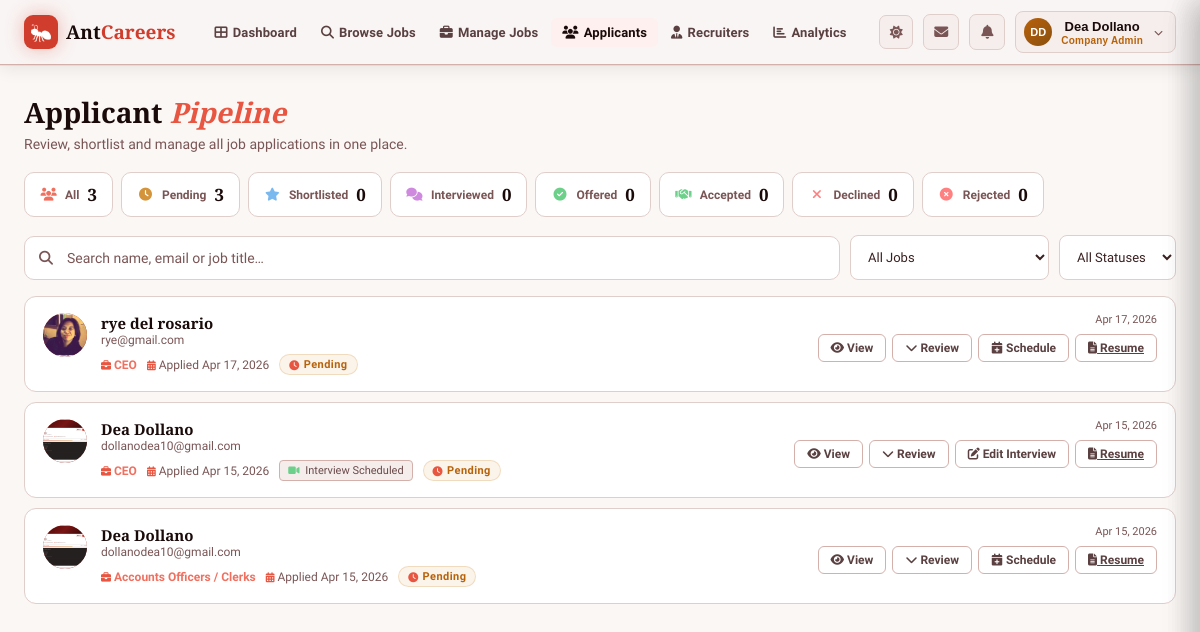
Screenshot of /employer/employer_applicants.php (signed in) with the database file from the repository.
### tables this page shows
CREATE TABLE `applications` (
  `id` int(10) UNSIGNED NOT NULL,
  `job_id` int(10) UNSIGNED NOT NULL,
  `seeker_id` int(10) UNSIGNED NOT NULL,
  `cover_letter` text DEFAULT NULL,
  `resume_url` varchar(500) DEFAULT NULL,
  `status` enum('Pending','Reviewed','Shortlisted','Interviewed','Rejected','Offered','Accepted','Declined') NOT NULL DEFAULT 'Pending',
  `employer_notes` text DEFAULT NULL,
  `applied_at` datetime NOT NULL DEFAULT current_timestamp(),
  `reviewed_at` datetime DEFAULT NULL,
  `updated_at` datetime NOT NULL DEFAULT current_timestamp() ON UPDATE current_timestamp()
);

CREATE TABLE `users` (
  `id` int(10) UNSIGNED NOT NULL,
  `email` varchar(255) NOT NULL,
  `password_hash` varchar(255) NOT NULL,
  `full_name` varchar(150) DEFAULT NULL,
  `account_type` enum('seeker','employer','admin','recruiter') NOT NULL DEFAULT 'seeker',
  `is_verified` tinyint(1) NOT NULL DEFAULT 0,
  `is_active` tinyint(1) NOT NULL DEFAULT 1,
  `must_change_password` tinyint(1) NOT NULL DEFAULT 0,
  `contact` varchar(30) DEFAULT NULL,
  `company_name` varchar(150) DEFAULT NULL,
  `avatar_url` varchar(500) DEFAULT NULL,
  `last_login_at` datetime DEFAULT NULL,
  `created_at` datetime NOT NULL DEFAULT current_timestamp(),
  `updated_at` datetime NOT NULL DEFAULT current_timestamp() ON UPDATE current_timestamp()
);

CREATE TABLE `jobs` (
  `id` int(10) UNSIGNED NOT NULL,
  `employer_id` int(10) UNSIGNED NOT NULL,
  `recruiter_id` int(10) UNSIGNED DEFAULT NULL,
  `title` varchar(200) NOT NULL,
  `description` text DEFAULT NULL,
  `requirements` text DEFAULT NULL,
  `location` varchar(200) DEFAULT NULL,
  `job_type` enum('Full-time','Part-time','Contract','Freelance','Internship','Remote') NOT NULL DEFAULT 'Full-time',
  `setup` enum('On-site','Remote','Hybrid') NOT NULL DEFAULT 'On-site',
  `status` enum('Active','Closed','Draft') NOT NULL DEFAULT 'Active',
  `approval_status` enum('pending','approved','rejected') NOT NULL DEFAULT 'approved',
  `deadline` date DEFAULT NULL,
  `salary_min` decimal(10,2) DEFAULT NULL,
  `salary_max` decimal(10,2) DEFAULT NULL,
  `salary_currency` varchar(10) DEFAULT 'PHP',
  `industry` varchar(100) DEFAULT NULL,
  `experience_level` enum('Entry','Junior','Mid','Senior','Lead','Executive') DEFAULT NULL,
  `skills_required` text DEFAULT NULL,
  `created_at` datetime NOT NULL DEFAULT current_timestamp(),
  `updated_at` datetime NOT NULL DEFAULT current_timestamp() ON UPDATE current_timestamp()
);

### employer/employer_applicants.php (the view, shortened to what this page needs)
<?php
$uid          = (int)$_SESSION['user_id'];
$applicants   = [];
$sCounts      = ['Pending'=>0,'Reviewed'=>0,'Shortlisted'=>0,'Interviewed'=>0,'Rejected'=>0,'Offered'=>0,'Accepted'=>0,'Declined'=>0];
$total        = 0;
try {
    $db = getDB();
    try {
        $db->prepare("
            UPDATE interview_schedules
            SET status='Cancelled', updated_at=NOW()
            WHERE employer_id=? AND status='Scheduled'
              AND id NOT IN (
                SELECT keep_id FROM (
                    SELECT MAX(id) AS keep_id FROM interview_schedules
                    WHERE employer_id=? AND status='Scheduled'
                    GROUP BY application_id
                ) AS keep_tbl
              )
        ")->execute([$uid, $uid]);
    } catch (PDOException $ignore) {}
    $sc = $db->prepare("SELECT a.status,COUNT(*) AS c FROM applications a JOIN jobs j ON j.id=a.job_id WHERE j.employer_id=? GROUP BY a.status");
    $sc->execute([$uid]);
    foreach ($sc->fetchAll(PDO::FETCH_ASSOC) as $r) {
        if (isset($sCounts[$r['status']])) $sCounts[$r['status']] = (int)$r['c'];
    }
    $total = array_sum($sCounts);
    $st=$db->prepare("SELECT a.id AS app_id,a.status,a.cover_letter,a.resume_url,a.applied_at,a.reviewed_at,a.employer_notes,u.id AS seeker_id,u.full_name AS seeker_name,u.email AS seeker_email,u.avatar_url AS seeker_avatar,j.id AS job_id,j.title AS job_title,j.job_type,j.setup,j.location AS job_location,sr.file_path AS resume_path,(SELECT COUNT(*) FROM interview_schedules i WHERE i.application_id=a.id AND i.status='Scheduled') AS has_interview,iv_cur.interview_type AS iv_type,iv_cur.scheduled_at AS iv_date,iv_cur.meeting_link AS iv_link,iv_cur.location AS iv_location,iv_cur.venue_name AS iv_venue,iv_cur.full_address AS iv_address,iv_cur.map_link AS iv_map,iv_cur.phone_number AS iv_phone,iv_cur.contact_person AS iv_contact,iv_cur.notes AS iv_notes FROM applications a JOIN jobs j ON j.id=a.job_id JOIN users u ON u.id=a.seeker_id LEFT JOIN seeker_resumes sr ON sr.user_id=u.id AND sr.is_active=1 LEFT JOIN interview_schedules iv_cur ON iv_cur.application_id=a.id AND iv_cur.status='Scheduled' WHERE j.employer_id=? GROUP BY a.id ORDER BY FIELD(a.status,'Pending','Reviewed','Shortlisted','Offered','Rejected'),a.applied_at DESC");
    $st->execute([$uid]);
    $applicants=$st->fetchAll(PDO::FETCH_ASSOC);
} catch(Exception $e) {
    $dbErr=true;
    error_log('[AntCareers] applicants fetch: '.$e->getMessage());
}
$smeta=['Pending'=>['c'=>'amber','i'=>'fa-clock'],'Reviewed'=>['c'=>'blue','i'=>'fa-eye'],'Shortlisted'=>['c'=>'green','i'=>'fa-star'],'Interviewed'=>['c'=>'blue','i'=>'fa-video'],'Rejected'=>['c'=>'red','i'=>'fa-times-circle'],'Offered'=>['c'=>'purple','i'=>'fa-check-circle'],'Accepted'=>['c'=>'green','i'=>'fa-handshake'],'Declined'=>['c'=>'red','i'=>'fa-times']];
?>
<!DOCTYPE html>
<html lang="en">
<head>
  <link rel="stylesheet" href="https://cdnjs.cloudflare.com/ajax/libs/font-awesome/6.4.0/css/all.min.css">
</head>
<body>
<?php require_once dirname(__DIR__) . '/includes/navbar_employer.php'; ?>
<div class="page-shell">
  <h1 class="page-title">Applicant <span>Pipeline</span></h1>
  <p class="page-sub">Review, shortlist and manage all job applications in one place.</p>
  <div class="stats-row" id="statsRow">
    <div class="stat-pill active" data-filter="">
      <i class="fas fa-users sp-icon" style="color:var(--red-pale)"></i>
      <span class="sp-label">All</span>
      <span class="sp-count" id="cnt-all"><?= $total ?></span>
    </div>
    <div class="stat-pill" data-filter="Pending">
      <i class="fas fa-clock sp-icon" style="color:#D4943A"></i>
      <span class="sp-label">Pending</span>
      <span class="sp-count" id="cnt-Pending"><?= $sCounts['Pending'] ?></span>
    </div>
    <div class="stat-pill" data-filter="Shortlisted">
      <i class="fas fa-star sp-icon" style="color:#7ab8f0"></i>
      <span class="sp-label">Shortlisted</span>
      <span class="sp-count" id="cnt-Shortlisted"><?= $sCounts['Shortlisted'] ?></span>
    </div>
    <div class="stat-pill" data-filter="Interviewed">
      <i class="fas fa-comments sp-icon" style="color:#cf8ae0"></i>
      <span class="sp-label">Interviewed</span>
      <span class="sp-count" id="cnt-Interviewed"><?= $sCounts['Interviewed'] ?></span>
    </div>
    <div class="stat-pill" data-filter="Offered">
      <i class="fas fa-check-circle sp-icon" style="color:#6ccf8a"></i>
      <span class="sp-label">Offered</span>
      <span class="sp-count" id="cnt-Offered"><?= $sCounts['Offered'] ?></span>
    </div>
    <div class="stat-pill" data-filter="Accepted">
      <i class="fas fa-handshake sp-icon" style="color:#6ccf8a"></i>
      <span class="sp-label">Accepted</span>
      <span class="sp-count" id="cnt-Accepted"><?= $sCounts['Accepted'] ?></span>
    </div>
    <div class="stat-pill" data-filter="Declined">
      <i class="fas fa-times sp-icon" style="color:#ff8080"></i>
      <span class="sp-label">Declined</span>
      <span class="sp-count" id="cnt-Declined"><?= $sCounts['Declined'] ?></span>
    </div>
    <div class="stat-pill" data-filter="Rejected">
      <i class="fas fa-times-circle sp-icon" style="color:#ff8080"></i>
      <span class="sp-label">Rejected</span>
      <span class="sp-count" id="cnt-Rejected"><?= $sCounts['Rejected'] ?></span>
    </div>
  </div>
  <div class="toolbar">
    <div class="search-bar">
      <i class="fas fa-search si"></i>
      <input type="text" id="searchInput" placeholder="Search name, email or job title…">
    </div>
    <select class="fsel" id="filterJob">
      <option value="">All Jobs</option>
    </select>
    <select class="fsel" id="filterStatus">
      <option value="">All Statuses</option>
    </select>
  </div>
  <div class="app-list" id="appList">
  <?php foreach($applicants as $a):
    $ini=strtoupper(substr($a['seeker_name'],0,1));
    $sm=$smeta[$a['status']]??['c'=>'muted','i'=>'fa-circle'];
    $dA=date('M j, Y',strtotime($a['applied_at']));
  ?>
  <div class="app-card" id="card-<?=$a['app_id']?>" data-status="<?=htmlspecialchars($a['status'])?>" data-job="<?=$a['job_id']?>" data-name="<?=htmlspecialchars(strtolower($a['seeker_name']))?>" data-email="<?=htmlspecialchars(strtolower($a['seeker_email']))?>" data-jobtitle="<?=htmlspecialchars(strtolower($a['job_title']))?>">
    <div class="app-main">
      <a href="employer_view_applicant.php?id=<?=$a['seeker_id']?>" class="app-avatar" style="text-decoration:none;color:#fff;"><?php if(!empty($a['seeker_avatar'])):?><img src="../<?=htmlspecialchars($a['seeker_avatar'])?>" alt=""><?php else:?><?=htmlspecialchars($ini)?><?php endif;?></a>
      <div class="app-info">
        <a href="javascript:void(0)" onclick="viewApplicant(<?=$a['app_id']?>)" class="app-name" style="text-decoration:none;color:inherit;"><?=htmlspecialchars($a['seeker_name'])?></a>
        <div class="app-email"><?=htmlspecialchars($a['seeker_email'])?></div>
        <div class="app-meta">
          <span><i class="fas fa-briefcase"></i> <span class="app-job"><?=htmlspecialchars($a['job_title'])?></span></span>
          <span><i class="fas fa-calendar-alt"></i> Applied <?=$dA?></span>
          <?php if($a['has_interview']):?><span class="chip"><i class="fas fa-video" style="color:#6ccf8a;margin-right:3px"></i> Interview Scheduled</span><?php endif;?>
          <span class="sbadge <?=$sm['c']?>" id="badge-<?=$a['app_id']?>"><i class="fas <?=$sm['i']?>"></i> <?=$a['status']?></span>
        </div>
      </div>
      <div class="app-right">
        <span class="app-date"><?=$dA?></span>
        <div class="app-actions">
          <button class="btn" onclick="viewApplicant(<?=$a['app_id']?>)"><i class="fas fa-eye"></i> View</button>
          <button class="btn" onclick="toggleExp(<?=$a['app_id']?>)"><i class="fas fa-chevron-down" id="chev-<?=$a['app_id']?>"></i> Review</button>
          <button class="btn amb" onclick="openInterview(<?=$a['app_id']?>,'<?=htmlspecialchars($a['seeker_name'],ENT_QUOTES)?>',<?=htmlspecialchars(json_encode($a['has_interview'] ? ['type'=>$a['iv_type']??'','date'=>$a['iv_date']??'','link'=>$a['iv_link']??'','venue'=>$a['iv_venue']??'','address'=>$a['iv_address']??'','map'=>$a['iv_map']??'','phone'=>$a['iv_phone']??'','contact'=>$a['iv_contact']??'','notes'=>$a['iv_notes']??''] : null),ENT_QUOTES,'UTF-8')?>)"><i class="fas <?=$a['has_interview']?'fa-edit':'fa-calendar-plus'?>"></i> <?=$a['has_interview']?'Edit Interview':'Schedule'?></button>
          <?php $resumeHref=$a['resume_path']?:$a['resume_url']?:''; if($resumeHref):$resumeHref=(strpos($resumeHref,'http')===0||strpos($resumeHref,'../')===0)?$resumeHref:'../'.$resumeHref;?><a href="<?=htmlspecialchars($resumeHref)?>" target="_blank" class="btn"><i class="fas fa-file-alt"></i> Resume</a><?php endif;?>
        </div>
      </div>
    </div>
  </div>
  <?php endforeach;?>
  </div>
</div>
</body>
</html>

### rows the page displays
applications: id "3", seeker.avatar_url (picture), seeker.full_name "Dea Dollano", seeker.email "dollanodea10@gmail.com", job.title "Accounts Officers / Clerks", applied_at "Apr 15, 2026", status "Pending", shows "Schedule"
applications: seeker.avatar_url (picture), seeker.full_name "rye del rosario", seeker.email "rye@gmail.com", job.title "CEO", applied_at "Apr 17, 2026", status "Pending", shows "Schedule"
applications: seeker.avatar_url (picture), seeker.full_name "Dea Dollano", seeker.email "dollanodea10@gmail.com", job.title "CEO", applied_at "Apr 15, 2026", shows "Interview Scheduled", status "Pending", shows "Edit Interview"

### other values shown
$initials "DD"
$fullName "Dea Dollano"
$_roleLabel "Company Admin"
$total "3"
$sCounts['Shortlisted'] "0"
$sCounts['Interviewed'] "0"
$sCounts['Offered'] "0"
$sCounts['Accepted'] "0"
$sCounts['Declined'] "0"
$sCounts['Rejected'] "0"
